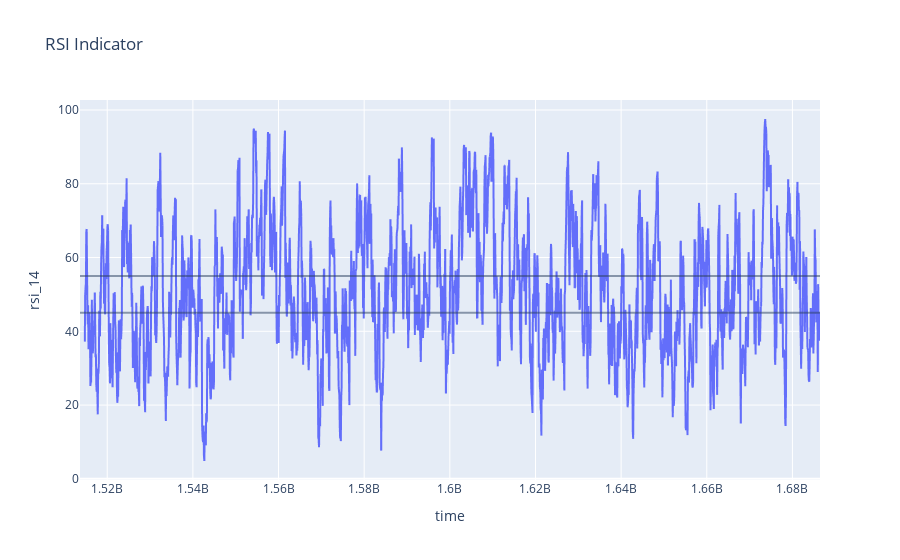

Write notebook code for a chart like this one.
### Markdown cell above
##### Generating Trade signals from crossovers

- When the RSI indicator drops below 45 (oversold), I will buy
- When RSI exceeds above 55 (overbought), I will sell

For Exit, we will use the ATR Indicator. ATR measures the average range for each period and is therefore a good volatility indicator. After entering a trade, we will set take profit and stop loss to 2 ATR each

### Code cell
# Calculating RSI indicator
df_RSIM = df.copy()
import plotly.express as px

# setting the RSI Period
rsi_period = 14

# to calculate RSI, we first need to calculate the exponential weighted aveage gain and loss during the period
df_RSIM['gain'] = (df_RSIM['close'] - df_RSIM['open']).apply(lambda x: x if x > 0 else 0)
df_RSIM['loss'] = (df_RSIM['close'] - df_RSIM['open']).apply(lambda x: -x if x < 0 else 0)

# here we use the same formula to calculate Exponential Moving Average
df_RSIM['ema_gain'] = df_RSIM['gain'].ewm(span=rsi_period, min_periods=rsi_period).mean()
df_RSIM['ema_loss'] = df_RSIM['loss'].ewm(span=rsi_period, min_periods=rsi_period).mean()

# the Relative Strength is the ratio between the exponential avg gain divided by the exponential avg loss
df_RSIM['rs'] = df_RSIM['ema_gain'] / df_RSIM['ema_loss']

# the RSI is calculated based on the Relative Strength using the following formula
df_RSIM['rsi_14'] = 100 - (100 / (df_RSIM['rs'] + 1))

# displaying the results
display(df_RSIM[['time', 'rsi_14', 'rs', 'ema_gain', 'ema_loss']])

# plotting the RSI
fig_rsi = px.line(df_RSIM, x='time', y='rsi_14', title='RSI Indicator')

# RSI commonly uses oversold and overbought levels, usually at 70 and 30
overbought_level = 55
orversold_level = 45

# adding oversold and overbought levels to the plot
fig_rsi.add_hline(y=overbought_level, opacity=0.5)
fig_rsi.add_hline(y=orversold_level, opacity=0.5)

# showing the RSI Figure
display(fig_rsi)

### Figure 1 — Plotly figure (JSON) as saved in the notebook; plotly's stock layout.template omitted (floating-point values rounded to 4 significant figures; data arrays with more than 128 entries replaced by an {"elided": "..."} marker saying what was removed)
{"data": [{"hovertemplate": "time=%{x}<br>rsi_14=%{y}<extra></extra>", "legendgroup": "", "line": {"color": "#636efa", "dash": "solid"}, "marker": {"symbol": "circle"}, "mode": "lines", "name": "", "showlegend": false, "type": "scattergl", "x": {"elided": "2001 int values"}, "xaxis": "x", "y": {"elided": "2001 float values"}, "yaxis": "y"}], "layout": {"legend": {"tracegroupgap": 0}, "shapes": [{"opacity": 0.5, "type": "line", "x0": 0, "x1": 1, "xref": "x domain", "y0": 55, "y1": 55, "yref": "y"}, {"opacity": 0.5, "type": "line", "x0": 0, "x1": 1, "xref": "x domain", "y0": 45, "y1": 45, "yref": "y"}], "title": {"text": "RSI Indicator"}, "xaxis": {"anchor": "y", "domain": [0, 1], "title": {"text": "time"}}, "yaxis": {"anchor": "x", "domain": [0, 1], "title": {"text": "rsi_14"}}}}
